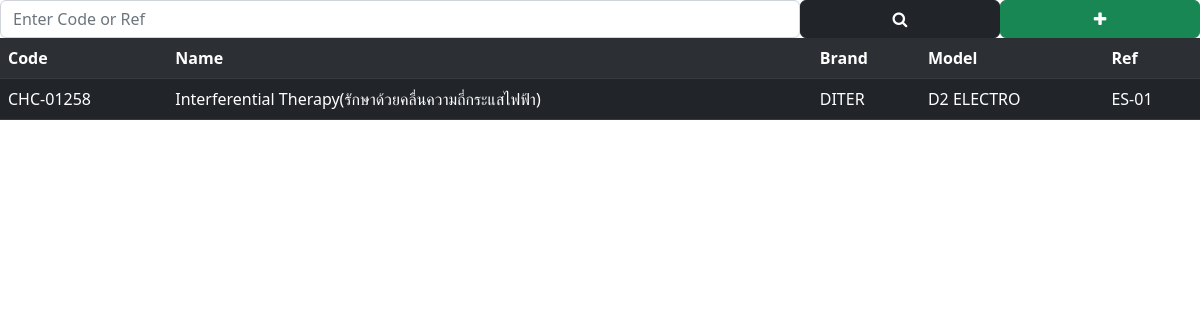
/list.php?code=CHC-01258, run on the app's committed database.
### tables this page shows
CREATE TABLE cpy(
   ID      INTEGER  NOT NULL PRIMARY KEY AUTO_INCREMENT
  ,Code    VARCHAR(20) NOT NULL
  ,Ward    VARCHAR(50)
  ,Name    VARCHAR(100)
  ,Brand   VARCHAR(50)
  ,Model   VARCHAR(50)
  ,SN      VARCHAR(50)
  ,Ref     VARCHAR(50)
  ,Caldate DATE 
  ,PMdate DATE 
  ,Comment VARCHAR(200)
);

### list.php (the view, shortened to what this page needs)
<!DOCTYPE html>
<html lang="en">
<head>
  <link rel="stylesheet" href="https://cdn.jsdelivr.net/npm/bootstrap@5.2.0/dist/css/bootstrap.min.css" />
  <link rel="stylesheet" href="https://cdn.jsdelivr.net/npm/bootstrap-icons@1.7.2/font/bootstrap-icons.css" />
  <link rel="stylesheet" href="https://cdnjs.cloudflare.com/ajax/libs/font-awesome/4.7.0/css/font-awesome.min.css" />
  <link rel="stylesheet" href="main.css">
</head>
<body>
  <div class="row g-0">
    <div class="col-8">
      <input id="inSearch" value="" class="form-control" placeholder="Enter Code or Ref">
    </div>
    <div class="col-2">
      <button type='button' id="btnSearch" onclick="goSearch()" class="btn btn-dark w-100"><i class="fa fa-search" aria-hidden="true"></i></button>
    </div>
    <div class="col-2">
      <button type='button' id="btnAdd" onclick="window.open('add_device.php')" class='btn btn-success w-100'><i class="fa fa-plus" aria-hidden="true"></i></button>
    </div>
  </div>
  <?php
  include_once("conf.php");
  $conn = new mysqli($cpy_server, $cpy_user, $cpy_pass, $cpy_db);
  $code = isset($_GET['code']) ? $_GET['code'] : "";
  $sql = "SELECT * FROM cpy WHERE Code LIKE '%$code%'OR Ref LIKE '%$code%' ORDER BY Ref ASC";
  $result = mysqli_query($conn, $sql);
  echo "<table class='table table-striped table-dark'>
            <tr href='#' class='header'>
            <th>Code</th>
            <th>Name</th>
            <th>Brand</th>
            <th>Model</th>
            <th>Ref</th>
            </tr>";
  while ($row = mysqli_fetch_array($result)) {
    echo "<tr href='device.php?id=" . $row['Code'] . "'>";
    echo "<td>" . $row['Code'] . "</td>";
    echo "<td>" . $row['Name'] . "</td>";
    echo "<td>" . $row['Brand'] . "</td>";
    echo "<td>" . $row['Model'] . "</td>";
    echo "<td>" . $row['Ref'] . "</td>";
    echo "</tr>";
  }
  echo "</table>";
  ?>
</body>
</html>

### list.php (style rules this page uses)
.header { position: sticky; top: 0px; }

### data on the page
cpy: Code "CHC-01258", Name "Interferential Therapy(รักษาด้วยคลื่นความถี่กระแสไฟฟ้า)", Brand "DITER", Model "D2 ELECTRO", Ref "ES-01"
